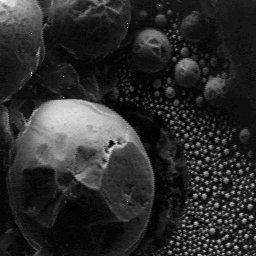
#> input picture PAID/taller_6/images/MEB.png, 256 x 256 px
$ jupyter execute ejercicio_sintesis_2.ipynb
#> lines starting #> are read from the running program, lines starting #| are printed output that depends on the picture; after the words box and inside, x2 and y2 are one past the last pixel; in counts of white or black regions, pixels touching at a corner belong together
[cell 1]
import cv2
import matplotlib.pyplot as plt

image = cv2.imread("images/MEB.png", cv2.IMREAD_GRAYSCALE)
#> image is the input picture: shape (256, 256); min 0, max 255, mean 44.3

plt.imshow(image, cmap="gray")
plt.show()

[cell 2]
# Umbralizar

retval, umbralizado = cv2.threshold(image, 0, 255, cv2.THRESH_OTSU+cv2.THRESH_BINARY)
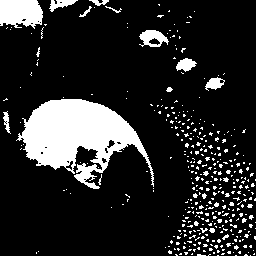
#> umbralizado: shape (256, 256); 15.8% white; 388 white regions (372 under 20 px), largest, box (x1, y1, x2, y2) and area: (16, 99, 154, 189) 6189, (0, 0, 43, 29) 1025, (139, 30, 169, 47) 307
#> retval = 77

plt.imshow(umbralizado, cmap="gray")
plt.show()

[cell 3]
# Aplicar erosion

from skimage.morphology import dilation, erosion, opening, closing
import numpy as np

fp = np.array([
    [1,1],
    [1,1]
])

opening_image = opening(umbralizado, footprint=fp)
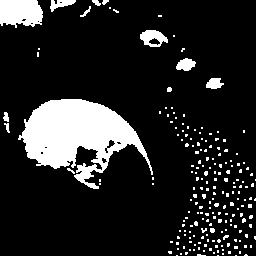
#> opening_image: shape (256, 256); 14.4% white; 205 white regions (191 under 20 px)

plt.imshow(opening_image, cmap="gray")
plt.show()

[cell 4]
# Etiquetar objetos
from skimage.measure import label, regionprops

connected_components = label(opening_image, background=0, connectivity=2)
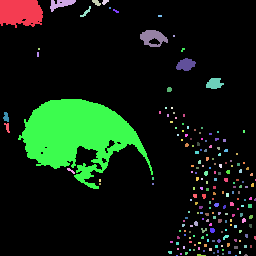
#> connected_components: shape (256, 256) int64; 206 distinct labels, from 0 to 205; one colour per label, 0 black

regions = regionprops(connected_components)
#> regions = 205 regions; largest, box (x1, y1, x2, y2) and area: (18, 99, 153, 189) 6083, (0, 0, 43, 28) 1010, (140, 30, 168, 47) 296, (176, 58, 196, 71) 178, (50, 0, 76, 12) 160

new_image = np.zeros_like(opening_image)

for r in regions:
    if r.axis_major_length < 11:
        new_image[connected_components == r.label] = 255
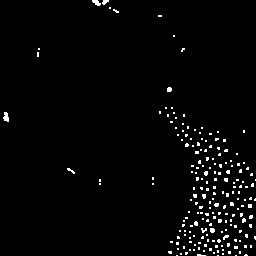
#> new_image: shape (256, 256); 2.3% white in thin lines or dots

plt.imshow(new_image, cmap="gray")
plt.show()
